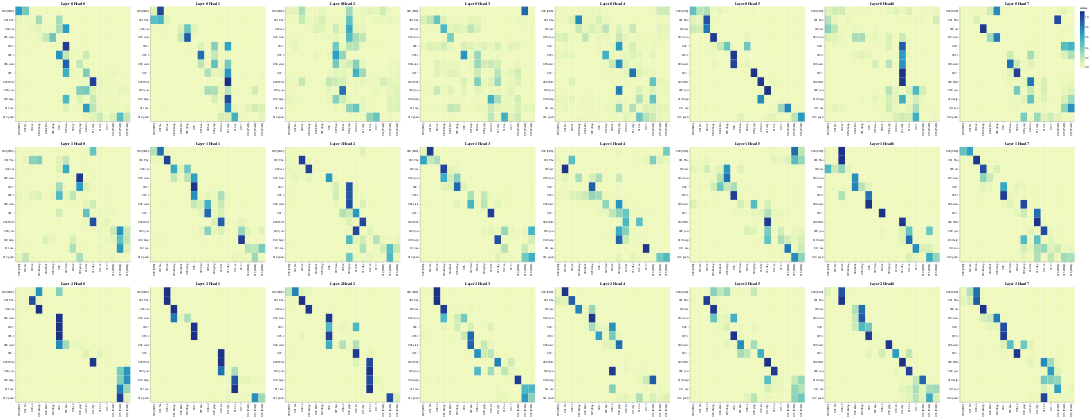

The code cell stored with this chart in its notebook:
### Code cell
# Encoder Self-Attention
get_all_attention_maps("encoder-decoder", layers, heads, encoder_input_tokens, decoder_input_tokens, min(20, sentence_len))

### Figure 1 — Vega-Lite specification as saved in the notebook (floating-point values rounded to 4 significant figures; data arrays with more than 128 entries replaced by an {"elided": "..."} marker saying what was removed)
{"config": {"view": {"continuousWidth": 300, "continuousHeight": 300}}, "vconcat": [{"hconcat": [{"data": {"name": "data-96eb158cb2915294acb93b7eb4e60a58"}, "mark": {"type": "rect"}, "encoding": {"color": {"field": "value", "type": "quantitative"}, "tooltip": [{"field": "row", "type": "quantitative"}, {"field": "column", "type": "quantitative"}, {"field": "value", "type": "quantitative"}, {"field": "row_token", "type": "nominal"}, {"field": "col_token", "type": "nominal"}], "x": {"axis": {"title": ""}, "field": "col_token", "type": "nominal"}, "y": {"axis": {"title": ""}, "field": "row_token", "type": "nominal"}}, "height": 400, "name": "view_49", "title": "Layer 0 Head 0", "width": 400}, {"data": {"name": "data-62c3be11c93338de8dd4635f8a564dff"}, "mark": {"type": "rect"}, "encoding": {"color": {"field": "value", "type": "quantitative"}, "tooltip": [{"field": "row", "type": "quantitative"}, {"field": "column", "type": "quantitative"}, {"field": "value", "type": "quantitative"}, {"field": "row_token", "type": "nominal"}, {"field": "col_token", "type": "nominal"}], "x": {"axis": {"title": ""}, "field": "col_token", "type": "nominal"}, "y": {"axis": {"title": ""}, "field": "row_token", "type": "nominal"}}, "height": 400, "name": "view_50", "title": "Layer 0 Head 1", "width": 400}, {"data": {"name": "data-41c8327607298ca1ec782641c9139da3"}, "mark": {"type": "rect"}, "encoding": {"color": {"field": "value", "type": "quantitative"}, "tooltip": [{"field": "row", "type": "quantitative"}, {"field": "column", "type": "quantitative"}, {"field": "value", "type": "quantitative"}, {"field": "row_token", "type": "nominal"}, {"field": "col_token", "type": "nominal"}], "x": {"axis": {"title": ""}, "field": "col_token", "type": "nominal"}, "y": {"axis": {"title": ""}, "field": "row_token", "type": "nominal"}}, "height": 400, "name": "view_51", "title": "Layer 0 Head 2", "width": 400}, {"data": {"name": "data-8932e373f8e4ed5ee7cbcc98f1f3cebb"}, "mark": {"type": "rect"}, "encoding": {"color": {"field": "value", "type": "quantitative"}, "tooltip": [{"field": "row", "type": "quantitative"}, {"field": "column", "type": "quantitative"}, {"field": "value", "type": "quantitative"}, {"field": "row_token", "type": "nominal"}, {"field": "col_token", "type": "nominal"}], "x": {"axis": {"title": ""}, "field": "col_token", "type": "nominal"}, "y": {"axis": {"title": ""}, "field": "row_token", "type": "nominal"}}, "height": 400, "name": "view_52", "title": "Layer 0 Head 3", "width": 400}, {"data": {"name": "data-3a44435999e7a4e2350ef13ddca0bae0"}, "mark": {"type": "rect"}, "encoding": {"color": {"field": "value", "type": "quantitative"}, "tooltip": [{"field": "row", "type": "quantitative"}, {"field": "column", "type": "quantitative"}, {"field": "value", "type": "quantitative"}, {"field": "row_token", "type": "nominal"}, {"field": "col_token", "type": "nominal"}], "x": {"axis": {"title": ""}, "field": "col_token", "type": "nominal"}, "y": {"axis": {"title": ""}, "field": "row_token", "type": "nominal"}}, "height": 400, "name": "view_53", "title": "Layer 0 Head 4", "width": 400}, {"data": {"name": "data-73d1f8c405f51cd4267e5081e6a6cf5d"}, "mark": {"type": "rect"}, "encoding": {"color": {"field": "value", "type": "quantitative"}, "tooltip": [{"field": "row", "type": "quantitative"}, {"field": "column", "type": "quantitative"}, {"field": "value", "type": "quantitative"}, {"field": "row_token", "type": "nominal"}, {"field": "col_token", "type": "nominal"}], "x": {"axis": {"title": ""}, "field": "col_token", "type": "nominal"}, "y": {"axis": {"title": ""}, "field": "row_token", "type": "nominal"}}, "height": 400, "name": "view_54", "title": "Layer 0 Head 5", "width": 400}, {"data": {"name": "data-4c8d0d9f9bdc261d601f17d2402d8a3f"}, "mark": {"type": "rect"}, "encoding": {"color": {"field": "value", "type": "quantitative"}, "tooltip": [{"field": "row", "type": "quantitative"}, {"field": "column", "type": "quantitative"}, {"field": "value", "type": "quantitative"}, {"field": "row_token", "type": "nominal"}, {"field": "col_token", "type": "nominal"}], "x": {"axis": {"title": ""}, "field": "col_token", "type": "nominal"}, "y": {"axis": {"title": ""}, "field": "row_token", "type": "nominal"}}, "height": 400, "name": "view_55", "title": "Layer 0 Head 6", "width": 400}, {"data": {"name": "data-b36d4e2a58e1afd282a6487da9921c26"}, "mark": {"type": "rect"}, "encoding": {"color": {"field": "value", "type": "quantitative"}, "tooltip": [{"field": "row", "type": "quantitative"}, {"field": "column", "type": "quantitative"}, {"field": "value", "type": "quantitative"}, {"field": "row_token", "type": "nominal"}, {"field": "col_token", "type": "nominal"}], "x": {"axis": {"title": ""}, "field": "col_token", "type": "nominal"}, "y": {"axis": {"title": ""}, "field": "row_token", "type": "nominal"}}, "height": 400, "name": "view_56", "title": "Layer 0 Head 7", "width": 400}]}, {"hconcat": [{"data": {"name": "data-efbb3a8950ab8db69383f2d4840264ec"}, "mark": {"type": "rect"}, "encoding": {"color": {"field": "value", "type": "quantitative"}, "tooltip": [{"field": "row", "type": "quantitative"}, {"field": "column", "type": "quantitative"}, {"field": "value", "type": "quantitative"}, {"field": "row_token", "type": "nominal"}, {"field": "col_token", "type": "nominal"}], "x": {"axis": {"title": ""}, "field": "col_token", "type": "nominal"}, "y": {"axis": {"title": ""}, "field": "row_token", "type": "nominal"}}, "height": 400, "name": "view_57", "title": "Layer 1 Head 0", "width": 400}, {"data": {"name": "data-1434f7b427cf87feeecd00ff31404e00"}, "mark": {"type": "rect"}, "encoding": {"color": {"field": "value", "type": "quantitative"}, "tooltip": [{"field": "row", "type": "quantitative"}, {"field": "column", "type": "quantitative"}, {"field": "value", "type": "quantitative"}, {"field": "row_token", "type": "nominal"}, {"field": "col_token", "type": "nominal"}], "x": {"axis": {"title": ""}, "field": "col_token", "type": "nominal"}, "y": {"axis": {"title": ""}, "field": "row_token", "type": "nominal"}}, "height": 400, "name": "view_58", "title": "Layer 1 Head 1", "width": 400}, {"data": {"name": "data-7042841c9b2e39ad46fcd37e171c5575"}, "mark": {"type": "rect"}, "encoding": {"color": {"field": "value", "type": "quantitative"}, "tooltip": [{"field": "row", "type": "quantitative"}, {"field": "column", "type": "quantitative"}, {"field": "value", "type": "quantitative"}, {"field": "row_token", "type": "nominal"}, {"field": "col_token", "type": "nominal"}], "x": {"axis": {"title": ""}, "field": "col_token", "type": "nominal"}, "y": {"axis": {"title": ""}, "field": "row_token", "type": "nominal"}}, "height": 400, "name": "view_59", "title": "Layer 1 Head 2", "width": 400}, {"data": {"name": "data-b4b68b4b303b3049a16bc66ceff9ef47"}, "mark": {"type": "rect"}, "encoding": {"color": {"field": "value", "type": "quantitative"}, "tooltip": [{"field": "row", "type": "quantitative"}, {"field": "column", "type": "quantitative"}, {"field": "value", "type": "quantitative"}, {"field": "row_token", "type": "nominal"}, {"field": "col_token", "type": "nominal"}], "x": {"axis": {"title": ""}, "field": "col_token", "type": "nominal"}, "y": {"axis": {"title": ""}, "field": "row_token", "type": "nominal"}}, "height": 400, "name": "view_60", "title": "Layer 1 Head 3", "width": 400}, {"data": {"name": "data-d1f24d70906d6a1fb9282571d803b28f"}, "mark": {"type": "rect"}, "encoding": {"color": {"field": "value", "type": "quantitative"}, "tooltip": [{"field": "row", "type": "quantitative"}, {"field": "column", "type": "quantitative"}, {"field": "value", "type": "quantitative"}, {"field": "row_token", "type": "nominal"}, {"field": "col_token", "type": "nominal"}], "x": {"axis": {"title": ""}, "field": "col_token", "type": "nominal"}, "y": {"axis": {"title": ""}, "field": "row_token", "type": "nominal"}}, "height": 400, "name": "view_61", "title": "Layer 1 Head 4", "width": 400}, {"data": {"name": "data-6f8eacf3a55b92df1d3b2a6e056f9c37"}, "mark": {"type": "rect"}, "encoding": {"color": {"field": "value", "type": "quantitative"}, "tooltip": [{"field": "row", "type": "quantitative"}, {"field": "column", "type": "quantitative"}, {"field": "value", "type": "quantitative"}, {"field": "row_token", "type": "nominal"}, {"field": "col_token", "type": "nominal"}], "x": {"axis": {"title": ""}, "field": "col_token", "type": "nominal"}, "y": {"axis": {"title": ""}, "field": "row_token", "type": "nominal"}}, "height": 400, "name": "view_62", "title": "Layer 1 Head 5", "width": 400}, {"data": {"name": "data-a473a2c8eec4806275ddafd000a05d9a"}, "mark": {"type": "rect"}, "encoding": {"color": {"field": "value", "type": "quantitative"}, "tooltip": [{"field": "row", "type": "quantitative"}, {"field": "column", "type": "quantitative"}, {"field": "value", "type": "quantitative"}, {"field": "row_token", "type": "nominal"}, {"field": "col_token", "type": "nominal"}], "x": {"axis": {"title": ""}, "field": "col_token", "type": "nominal"}, "y": {"axis": {"title": ""}, "field": "row_token", "type": "nominal"}}, "height": 400, "name": "view_63", "title": "Layer 1 Head 6", "width": 400}, {"data": {"name": "data-7d01d8a86798f7f6ed47c76714c88f54"}, "mark": {"type": "rect"}, "encoding": {"color": {"field": "value", "type": "quantitative"}, "tooltip": [{"field": "row", "type": "quantitative"}, {"field": "column", "type": "quantitative"}, {"field": "value", "type": "quantitative"}, {"field": "row_token", "type": "nominal"}, {"field": "col_token", "type": "nominal"}], "x": {"axis": {"title": ""}, "field": "col_token", "type": "nominal"}, "y": {"axis": {"title": ""}, "field": "row_token", "type": "nominal"}}, "height": 400, "name": "view_64", "title": "Layer 1 Head 7", "width": 400}]}, {"hconcat": [{"data": {"name": "data-1c9e929e2bd0564a392c13962d7a2c1e"}, "mark": {"type": "rect"}, "encoding": {"color": {"field": "value", "type": "quantitative"}, "tooltip": [{"field": "row", "type": "quantitative"}, {"field": "column", "type": "quantitative"}, {"field": "value", "type": "quantitative"}, {"field": "row_token", "type": "nominal"}, {"field": "col_token", "type": "nominal"}], "x": {"axis": {"title": ""}, "field": "col_token", "type": "nominal"}, "y": {"axis": {"title": ""}, "field": "row_token", "type": "nominal"}}, "height": 400, "name": "view_65", "title": "Layer 2 Head 0", "width": 400}, {"data": {"name": "data-7c9faf0d870a1092c64d0c76619de6df"}, "mark": {"type": "rect"}, "encoding": {"color": {"field": "value", "type": "quantitative"}, "tooltip": [{"field": "row", "type": "quantitative"}, {"field": "column", "type": "quantitative"}, {"field": "value", "type": "quantitative"}, {"field": "row_token", "type": "nominal"}, {"field": "col_token", "type": "nominal"}], "x": {"axis": {"title": ""}, "field": "col_token", "type": "nominal"}, "y": {"axis": {"title": ""}, "field": "row_token", "type": "nominal"}}, "height": 400, "name": "view_66", "title": "Layer 2 Head 1", "width": 400}, {"data": {"name": "data-163ff8d578196191b980a09b325f1bb8"}, "mark": {"type": "rect"}, "encoding": {"color": {"field": "value", "type": "quantitative"}, "tooltip": [{"field": "row", "type": "quantitative"}, {"field": "column", "type": "quantitative"}, {"field": "value", "type": "quantitative"}, {"field": "row_token", "type": "nominal"}, {"field": "col_token", "type": "nominal"}], "x": {"axis": {"title": ""}, "field": "col_token", "type": "nominal"}, "y": {"axis": {"title": ""}, "field": "row_token", "type": "nominal"}}, "height": 400, "name": "view_67", "title": "Layer 2 Head 2", "width": 400}, {"data": {"name": "data-9ba383bf2345177e9aa2edd738b6c16b"}, "mark": {"type": "rect"}, "encoding": {"color": {"field": "value", "type": "quantitative"}, "tooltip": [{"field": "row", "type": "quantitative"}, {"field": "column", "type": "quantitative"}, {"field": "value", "type": "quantitative"}, {"field": "row_token", "type": "nominal"}, {"field": "col_token", "type": "nominal"}], "x": {"axis": {"title": ""}, "field": "col_token", "type": "nominal"}, "y": {"axis": {"title": ""}, "field": "row_token", "type": "nominal"}}, "height": 400, "name": "view_68", "title": "Layer 2 Head 3", "width": 400}, {"data": {"name": "data-be929ba8f0eca036a0b0e932a121c4cb"}, "mark": {"type": "rect"}, "encoding": {"color": {"field": "value", "type": "quantitative"}, "tooltip": [{"field": "row", "type": "quantitative"}, {"field": "column", "type": "quantitative"}, {"field": "value", "type": "quantitative"}, {"field": "row_token", "type": "nominal"}, {"field": "col_token", "type": "nominal"}], "x": {"axis": {"title": ""}, "field": "col_token", "type": "nominal"}, "y": {"axis": {"title": ""}, "field": "row_token", "type": "nominal"}}, "height": 400, "name": "view_69", "title": "Layer 2 Head 4", "width": 400}, {"data": {"name": "data-3ad769cf14ddfb09a5b5d203f48c398d"}, "mark": {"type": "rect"}, "encoding": {"color": {"field": "value", "type": "quantitative"}, "tooltip": [{"field": "row", "type": "quantitative"}, {"field": "column", "type": "quantitative"}, {"field": "value", "type": "quantitative"}, {"field": "row_token", "type": "nominal"}, {"field": "col_token", "type": "nominal"}], "x": {"axis": {"title": ""}, "field": "col_token", "type": "nominal"}, "y": {"axis": {"title": ""}, "field": "row_token", "type": "nominal"}}, "height": 400, "name": "view_70", "title": "Layer 2 Head 5", "width": 400}, {"data": {"name": "data-eda48cb5e5ed62b4c67b80697de5cd62"}, "mark": {"type": "rect"}, "encoding": {"color": {"field": "value", "type": "quantitative"}, "tooltip": [{"field": "row", "type": "quantitative"}, {"field": "column", "type": "quantitative"}, {"field": "value", "type": "quantitative"}, {"field": "row_token", "type": "nominal"}, {"field": "col_token", "type": "nominal"}], "x": {"axis": {"title": ""}, "field": "col_token", "type": "nominal"}, "y": {"axis": {"title": ""}, "field": "row_token", "type": "nominal"}}, "height": 400, "name": "view_71", "title": "Layer 2 Head 6", "width": 400}, {"data": {"name": "data-af2ccc0597df8838a58517a27d7faba0"}, "mark": {"type": "rect"}, "encoding": {"color": {"field": "value", "type": "quantitative"}, "tooltip": [{"field": "row", "type": "quantitative"}, {"field": "column", "type": "quantitative"}, {"field": "value", "type": "quantitative"}, {"field": "row_token", "type": "nominal"}, {"field": "col_token", "type": "nominal"}], "x": {"axis": {"title": ""}, "field": "col_token", "type": "nominal"}, "y": {"axis": {"title": ""}, "field": "row_token", "type": "nominal"}}, "height": 400, "name": "view_72", "title": "Layer 2 Head 7", "width": 400}]}], "params": [{"name": "param_49", "select": {"type": "interval", "encodings": ["x", "y"]}, "bind": "scales", "views": ["view_49"]}, {"name": "param_50", "select": {"type": "interval", "encodings": ["x", "y"]}, "bind": "scales", "views": ["view_50"]}, {"name": "param_51", "select": {"type": "interval", "encodings": ["x", "y"]}, "bind": "scales", "views": ["view_51"]}, {"name": "param_52", "select": {"type": "interval", "encodings": ["x", "y"]}, "bind": "scales", "views": ["view_52"]}, {"name": "param_53", "select": {"type": "interval", "encodings": ["x", "y"]}, "bind": "scales", "views": ["view_53"]}, {"name": "param_54", "select": {"type": "interval", "encodings": ["x", "y"]}, "bind": "scales", "views": ["view_54"]}, {"name": "param_55", "select": {"type": "interval", "encodings": ["x", "y"]}, "bind": "scales", "views": ["view_55"]}, {"name": "param_56", "select": {"type": "interval", "encodings": ["x", "y"]}, "bind": "scales", "views": ["view_56"]}, {"name": "param_57", "select": {"type": "interval", "encodings": ["x", "y"]}, "bind": "scales", "views": ["view_57"]}, {"name": "param_58", "select": {"type": "interval", "encodings": ["x", "y"]}, "bind": "scales", "views": ["view_58"]}, {"name": "param_59", "select": {"type": "interval", "encodings": ["x", "y"]}, "bind": "scales", "views": ["view_59"]}, {"name": "param_60", "select": {"type": "interval", "encodings": ["x", "y"]}, "bind": "scales", "views": ["view_60"]}, {"name": "param_61", "select": {"type": "interval", "encodings": ["x", "y"]}, "bind": "scales", "views": ["view_61"]}, {"name": "param_62", "select": {"type": "interval", "encodings": ["x", "y"]}, "bind": "scales", "views": ["view_62"]}, {"name": "param_63", "select": {"type": "interval", "encodings": ["x", "y"]}, "bind": "scales", "views": ["view_63"]}, {"name": "param_64", "select": {"type": "interval", "encodings": ["x", "y"]}, "bind": "scales", "views": ["view_64"]}, {"name": "param_65", "select": {"type": "interval", "encodings": ["x", "y"]}, "bind": "scales", "views": ["view_65"]}, {"name": "param_66", "select": {"type": "interval", "encodings": ["x", "y"]}, "bind": "scales", "views": ["view_66"]}, {"name": "param_67", "select": {"type": "interval", "encodings": ["x", "y"]}, "bind": "scales", "views": ["view_67"]}, {"name": "param_68", "select": {"type": "interval", "encodings": ["x", "y"]}, "bind": "scales", "views": ["view_68"]}, {"name": "param_69", "select": {"type": "interval", "encodings": ["x", "y"]}, "bind": "scales", "views": ["view_69"]}, {"name": "param_70", "select": {"type": "interval", "encodings": ["x", "y"]}, "bind": "scales", "views": ["view_70"]}, {"name": "param_71", "select": {"type": "interval", "encodings": ["x", "y"]}, "bind": "scales", "views": ["view_71"]}, {"name": "param_72", "select": {"type": "interval", "encodings": ["x", "y"]}, "bind": "scales", "views": ["view_72"]}], "$schema": "https://vega.github.io/schema/vega-lite/v5.20.1.json", "datasets": {"data-96eb158cb2915294acb93b7eb4e60a58": {"elided": "221 records"}, "data-62c3be11c93338de8dd4635f8a564dff": {"elided": "221 records"}, "data-41c8327607298ca1ec782641c9139da3": {"elided": "221 records"}, "data-8932e373f8e4ed5ee7cbcc98f1f3cebb": {"elided": "221 records"}, "data-3a44435999e7a4e2350ef13ddca0bae0": {"elided": "221 records"}, "data-73d1f8c405f51cd4267e5081e6a6cf5d": {"elided": "221 records"}, "data-4c8d0d9f9bdc261d601f17d2402d8a3f": {"elided": "221 records"}, "data-b36d4e2a58e1afd282a6487da9921c26": {"elided": "221 records"}, "data-efbb3a8950ab8db69383f2d4840264ec": {"elided": "221 records"}, "data-1434f7b427cf87feeecd00ff31404e00": {"elided": "221 records"}, "data-7042841c9b2e39ad46fcd37e171c5575": {"elided": "221 records"}, "data-b4b68b4b303b3049a16bc66ceff9ef47": {"elided": "221 records"}, "data-d1f24d70906d6a1fb9282571d803b28f": {"elided": "221 records"}, "data-6f8eacf3a55b92df1d3b2a6e056f9c37": {"elided": "221 records"}, "data-a473a2c8eec4806275ddafd000a05d9a": {"elided": "221 records"}, "data-7d01d8a86798f7f6ed47c76714c88f54": {"elided": "221 records"}, "data-1c9e929e2bd0564a392c13962d7a2c1e": {"elided": "221 records"}, "data-7c9faf0d870a1092c64d0c76619de6df": {"elided": "221 records"}, "data-163ff8d578196191b980a09b325f1bb8": {"elided": "221 records"}, "data-9ba383bf2345177e9aa2edd738b6c16b": {"elided": "221 records"}, "data-be929ba8f0eca036a0b0e932a121c4cb": {"elided": "221 records"}, "data-3ad769cf14ddfb09a5b5d203f48c398d": {"elided": "221 records"}, "data-eda48cb5e5ed62b4c67b80697de5cd62": {"elided": "221 records"}, "data-af2ccc0597df8838a58517a27d7faba0": {"elided": "221 records"}}}
